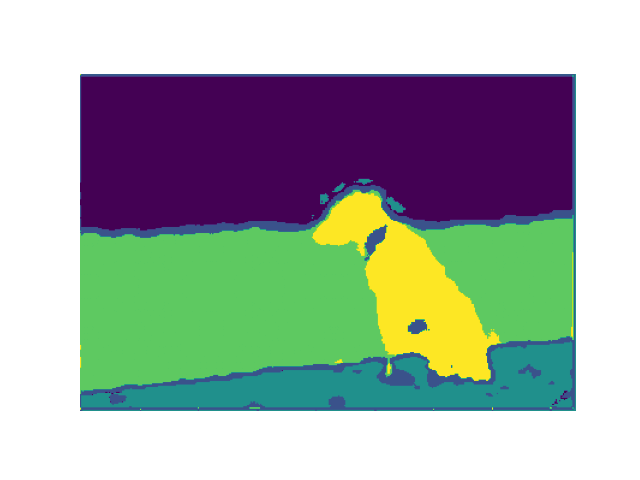

Generate this figure with Python:
import sys
sys.path.append("D:\python\lib\site-packages")
import cv2
import numpy as np
import matplotlib.pyplot as plt

def FCM(X, c, m, eps, max_its):
    num = X.shape[0]
    u = np.random.random((num, c))
    u = np.divide(u, np.sum(u, axis=1)[:, np.newaxis])

    it = 0
    while it < max_its:
        it += 1

        um = u ** m
        center = np.divide(np.dot(um.T, X), np.sum(um.T, axis=1)[:, np.newaxis])

        distance = np.zeros((num, c))
        for i, x in enumerate(X):
            for j, v in enumerate(center):
                distance[i][j] = np.linalg.norm(v - x) ** 2

        new_u = np.zeros((len(X), c))
        for i in range(num):
            for j in range(c):
                new_u[i][j] = 1. / np.sum((distance[i][j] / distance[i]) ** (2 / (m - 1)))

        if np.sum(abs(new_u - u)) < eps:
            break

        u = new_u

    return np.argmax(u, axis=1)

def imread_and_preprocess(image_path):
    image = cv2.imread(image_path)
    image = cv2.cvtColor(image, cv2.COLOR_BGR2RGB)
    image = image.astype(np.float32) / 255.
    return image

image_path = "C:\\Users\\86153\\Desktop\\图片.jpg"
image = imread_and_preprocess(image_path)

# 将图像展平为一维数组
X = image.reshape(-1, 3)

# 设置参数
c = 5  # 聚类中心数
m = 2  # 参数 m
eps = 1e-5  # 误差阈值
max_its = 100  # 最大迭代次数

# 执行 FCM 算法
labels = FCM(X, c, m, eps, max_its)

# 将标签重新调整为与原始图像相同的形状
labels = labels.reshape(image.shape[:2])

# 显示结果
plt.imshow(labels)
plt.axis('off')
plt.show()
